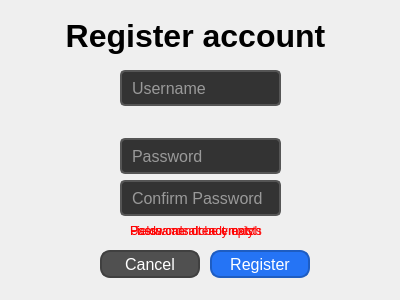
<?xml version="1.0" encoding="UTF-8"?>
<ui version="4.0">
 <class>RegisterDialog</class>
 <widget class="QDialog" name="RegisterDialog">
  <property name="geometry">
   <rect>
    <x>0</x>
    <y>0</y>
    <width>400</width>
    <height>300</height>
   </rect>
  </property>
  <property name="windowTitle">
   <string>Dialog</string>
  </property>
  <widget class="QPushButton" name="registerButton">
   <property name="geometry">
    <rect>
     <x>210</x>
     <y>250</y>
     <width>100</width>
     <height>28</height>
    </rect>
   </property>
   <property name="styleSheet">
    <string notr="true">QPushButton {
    background-color: #2574F5;  /* Normal Blue */
    color: white;
    border-radius: 10px;
    border: 2px solid #1E5DC2;  /* Slightly darker border */
    padding: 2px;
    font-size: 16px;
}

QPushButton:hover {
    background-color: #4590FF;  /* Lighter blue on hover */
    border: 2px solid #1B52A5;
}

QPushButton:pressed {
    background-color: #1E5DC2;  /* Darker blue when pressed */
    border: 2px solid #163F87;
}
</string>
   </property>
   <property name="text">
    <string>Register</string>
   </property>
  </widget>
  <widget class="QPushButton" name="cancelButtonRegister">
   <property name="geometry">
    <rect>
     <x>100</x>
     <y>250</y>
     <width>100</width>
     <height>28</height>
    </rect>
   </property>
   <property name="styleSheet">
    <string notr="true">QPushButton {
    background-color: #505050;  /* Dark Grey */
    color: white;
    border-radius: 10px;
    border: 2px solid #404040;  /* Slightly darker border */
    padding: 2px;
    font-size: 16px;
}

QPushButton:hover {
    background-color: #606060;  /* Lighter dark grey on hover */
    border: 2px solid #505050;
}

QPushButton:pressed {
    background-color: #303030;  /* Even darker grey when pressed */
    border: 2px solid #202020;
}
</string>
   </property>
   <property name="text">
    <string>Cancel</string>
   </property>
  </widget>
  <widget class="QLineEdit" name="passwordRegister">
   <property name="geometry">
    <rect>
     <x>120</x>
     <y>138</y>
     <width>161</width>
     <height>36</height>
    </rect>
   </property>
   <property name="font">
    <font>
     <pointsize>-1</pointsize>
    </font>
   </property>
   <property name="styleSheet">
    <string notr="true">QLineEdit {
    background-color: #333333;
    border: 2px solid #555555;
    border-radius: 5px;
    padding: 8px;
    font-size: 16px;
    color: #FFFFFF;
}

QLineEdit:hover {
    border: 2px solid #777777;
}

QLineEdit:focus {
    border: 2px solid #2574F5;
    background-color: #222222;
}
</string>
   </property>
   <property name="inputMask">
    <string/>
   </property>
   <property name="echoMode">
    <enum>QLineEdit::EchoMode::Password</enum>
   </property>
   <property name="placeholderText">
    <string>Password</string>
   </property>
  </widget>
  <widget class="QLineEdit" name="usernameRegister">
   <property name="geometry">
    <rect>
     <x>120</x>
     <y>70</y>
     <width>161</width>
     <height>36</height>
    </rect>
   </property>
   <property name="font">
    <font>
     <pointsize>-1</pointsize>
    </font>
   </property>
   <property name="styleSheet">
    <string notr="true">QLineEdit {
    background-color: #333333;
    border: 2px solid #555555;
    border-radius: 5px;
    padding: 8px;
    font-size: 16px;
    color: #FFFFFF;
}

QLineEdit:hover {
    border: 2px solid #777777;
}

QLineEdit:focus {
    border: 2px solid #2574F5;
    background-color: #222222;
}
</string>
   </property>
   <property name="inputMask">
    <string/>
   </property>
   <property name="text">
    <string/>
   </property>
   <property name="placeholderText">
    <string>Username</string>
   </property>
  </widget>
  <widget class="QLabel" name="label">
   <property name="geometry">
    <rect>
     <x>0</x>
     <y>10</y>
     <width>391</width>
     <height>51</height>
    </rect>
   </property>
   <property name="font">
    <font>
     <pointsize>24</pointsize>
     <bold>true</bold>
     <underline>false</underline>
    </font>
   </property>
   <property name="text">
    <string>Register account</string>
   </property>
   <property name="alignment">
    <set>Qt::AlignmentFlag::AlignCenter</set>
   </property>
  </widget>
  <widget class="QLineEdit" name="passwordConfirmRegister">
   <property name="geometry">
    <rect>
     <x>120</x>
     <y>180</y>
     <width>161</width>
     <height>36</height>
    </rect>
   </property>
   <property name="font">
    <font>
     <pointsize>-1</pointsize>
    </font>
   </property>
   <property name="styleSheet">
    <string notr="true">QLineEdit {
    background-color: #333333;
    border: 2px solid #555555;
    border-radius: 5px;
    padding: 8px;
    font-size: 16px;
    color: #FFFFFF;
}

QLineEdit:hover {
    border: 2px solid #777777;
}

QLineEdit:focus {
    border: 2px solid #2574F5;
    background-color: #222222;
}
</string>
   </property>
   <property name="inputMask">
    <string/>
   </property>
   <property name="echoMode">
    <enum>QLineEdit::EchoMode::Password</enum>
   </property>
   <property name="placeholderText">
    <string>Confirm Password</string>
   </property>
  </widget>
  <widget class="QLabel" name="emptyFieldsLabel">
   <property name="geometry">
    <rect>
     <x>130</x>
     <y>220</y>
     <width>161</width>
     <height>21</height>
    </rect>
   </property>
   <property name="font">
    <font>
     <bold>false</bold>
    </font>
   </property>
   <property name="styleSheet">
    <string notr="true">color: red</string>
   </property>
   <property name="text">
    <string>Fields cannot be empty</string>
   </property>
  </widget>
  <widget class="QLabel" name="passwordNotMatch">
   <property name="geometry">
    <rect>
     <x>130</x>
     <y>220</y>
     <width>161</width>
     <height>21</height>
    </rect>
   </property>
   <property name="font">
    <font>
     <bold>false</bold>
    </font>
   </property>
   <property name="styleSheet">
    <string notr="true">color: red</string>
   </property>
   <property name="text">
    <string>Passwords do not match</string>
   </property>
  </widget>
  <widget class="QLabel" name="usernameExists">
   <property name="geometry">
    <rect>
     <x>130</x>
     <y>220</y>
     <width>161</width>
     <height>21</height>
    </rect>
   </property>
   <property name="font">
    <font>
     <bold>false</bold>
    </font>
   </property>
   <property name="styleSheet">
    <string notr="true">color: red</string>
   </property>
   <property name="text">
    <string>Username already exists</string>
   </property>
  </widget>
  <zorder>registerButton</zorder>
  <zorder>cancelButtonRegister</zorder>
  <zorder>passwordRegister</zorder>
  <zorder>label</zorder>
  <zorder>passwordConfirmRegister</zorder>
  <zorder>usernameRegister</zorder>
  <zorder>emptyFieldsLabel</zorder>
  <zorder>passwordNotMatch</zorder>
  <zorder>usernameExists</zorder>
 </widget>
 <tabstops>
  <tabstop>usernameRegister</tabstop>
  <tabstop>passwordRegister</tabstop>
  <tabstop>passwordConfirmRegister</tabstop>
  <tabstop>cancelButtonRegister</tabstop>
  <tabstop>registerButton</tabstop>
 </tabstops>
 <resources/>
 <connections/>
</ui>
